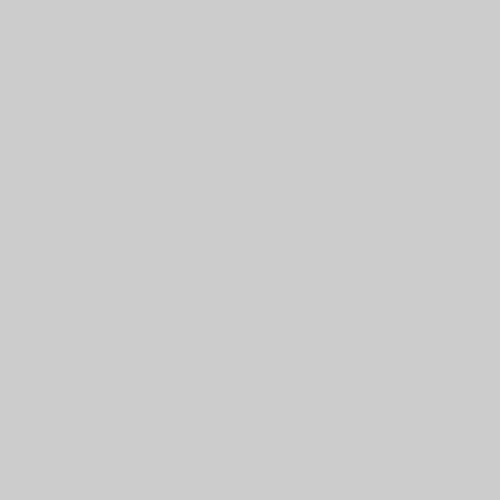
Frame 1 (no input)
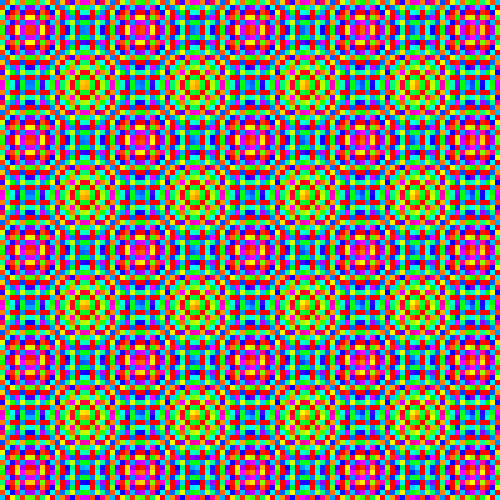
Frame 60 (no input)
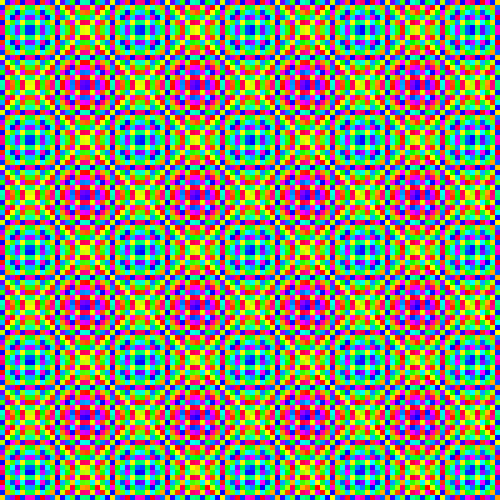
Frame 120 (the mouse pressed at the canvas centre since frame 60)

The p5.js sketch that drew these frames (run headless with seeded random() and noise() and a simulated clock; from frame 60 on, the mouse is pressed at the canvas centre):

// p5.js sketch
// ── sketch.js
// https://editor.p5js.org/jht9629-nyu/sketches/LS1ZyAkEE
// matt-parker-08_16-Pattern
// https://github.com/madparker/-p5t/blob/main/%23p5t/ArtSketch/08_16_2020/Pattern/Pattern.pde
// #p5t/ArtSketch/08_16_2020/Pattern/Pattern.pde

let s = new Array(10000).fill(0);
let f = 0,
  x,
  y,
  i,
  c = 250,
  h = 100;

function setup() {
  createCanvas(500, 500); // frame.setSize(500, 500) in draw()
  background(204); // Processing default background
}

function draw() {
  colorMode(HSB, c);
  noStroke();
  for (x = 0; x < h; x++) {
    for (y = 0; y < h; y++) {
      i = x + y * h;
      if (f < 1) {
        s[i] = sin(x + y) * cos(x - y) * h;
      } else {
        fill((c * (s[i] % h)) / h, c, c);
        s[i]++;
        square(x * 5, y * 5, 9);
      }
    }
  }
  f++;
}
//#p5t

// ---- Original Processing source: #p5t/ArtSketch/08_16_2020/Pattern/Pattern.pde
/*
float[] s=new float[10000];
int f,x,y,i,c=250,h=100;

void draw(){
 frame.setSize(500,500);colorMode(HSB,c);noStroke();
 for(x=0;x<h;x++){
  for(y=0;y<h;y++){i=x+y*h;
   if(f<1){s[i]=sin(x+y)*cos(x-y)*h;}else{fill(c*(s[i]%h)/h,c,c);s[i]++;square(x*5,y*5,9);}
  }
 }
 f++;
}//#p5t
*/
